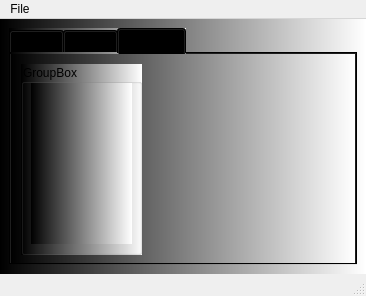
<?xml version="1.0" encoding="UTF-8"?>
<ui version="4.0">
 <class>MainWindow</class>
 <widget class="QMainWindow" name="MainWindow">
  <property name="geometry">
   <rect>
    <x>0</x>
    <y>0</y>
    <width>366</width>
    <height>296</height>
   </rect>
  </property>
  <property name="windowTitle">
   <string>MainWindow</string>
  </property>
  <widget class="QWidget" name="centralwidget">
   <property name="styleSheet">
    <string notr="true">background-color: qlineargradient(spread:pad, x1:0, y1:0, x2:1, y2:0, stop:0 rgba(0, 0, 0, 255), stop:1 rgba(255, 255, 255, 255));</string>
   </property>
   <layout class="QVBoxLayout" name="verticalLayout">
    <item>
     <widget class="QTabWidget" name="tabWidget">
      <property name="styleSheet">
       <string notr="true">background-color: qlineargradient(spread:pad, x1:0, y1:0, x2:1, y2:0, stop:0 rgba(0, 0, 0, 255), stop:1 rgba(255, 255, 255, 255));</string>
      </property>
      <property name="currentIndex">
       <number>2</number>
      </property>
      <widget class="QWidget" name="tab">
       <property name="styleSheet">
        <string notr="true">QWidget{
background-color: rgb(0, 0, 255);
}

QPushButton{
background-color: rgb(255, 255, 255);
}

QPushButton#pushButton_set_label{
background-color: rgb(255, 0, 255);
}
</string>
       </property>
       <attribute name="title">
        <string>Tab 1</string>
       </attribute>
       <widget class="QWidget" name="verticalLayoutWidget">
        <property name="geometry">
         <rect>
          <x>0</x>
          <y>0</y>
          <width>341</width>
          <height>201</height>
         </rect>
        </property>
        <layout class="QVBoxLayout" name="verticalLayout_2">
         <item>
          <widget class="QLabel" name="label">
           <property name="font">
            <font>
             <pointsize>18</pointsize>
            </font>
           </property>
           <property name="text">
            <string>TextLabel</string>
           </property>
           <property name="alignment">
            <set>Qt::AlignCenter</set>
           </property>
          </widget>
         </item>
         <item>
          <layout class="QHBoxLayout" name="horizontalLayout">
           <item>
            <widget class="QPushButton" name="pushButton_clear">
             <property name="text">
              <string>Clear label</string>
             </property>
            </widget>
           </item>
           <item>
            <widget class="QPushButton" name="pushButton_set_label">
             <property name="text">
              <string>Set label</string>
             </property>
            </widget>
           </item>
          </layout>
         </item>
        </layout>
       </widget>
      </widget>
      <widget class="QWidget" name="tab_2">
       <property name="autoFillBackground">
        <bool>false</bool>
       </property>
       <attribute name="title">
        <string>Tab 2</string>
       </attribute>
       <widget class="QPushButton" name="pushButton_convert">
        <property name="geometry">
         <rect>
          <x>260</x>
          <y>180</y>
          <width>75</width>
          <height>23</height>
         </rect>
        </property>
        <property name="styleSheet">
         <string notr="true">background-color: rgb(0, 170, 255);</string>
        </property>
        <property name="text">
         <string>Convert</string>
        </property>
       </widget>
       <widget class="QGroupBox" name="groupBox">
        <property name="geometry">
         <rect>
          <x>10</x>
          <y>69</y>
          <width>321</width>
          <height>101</height>
         </rect>
        </property>
        <property name="styleSheet">
         <string notr="true">background-color: rgb(255, 255, 255);</string>
        </property>
        <property name="title">
         <string>UI and PY conversions</string>
        </property>
        <widget class="QWidget" name="horizontalLayoutWidget">
         <property name="geometry">
          <rect>
           <x>0</x>
           <y>50</y>
           <width>321</width>
           <height>51</height>
          </rect>
         </property>
         <layout class="QHBoxLayout" name="horizontalLayout_2">
          <item>
           <widget class="QLabel" name="label_convert">
            <property name="text">
             <string>&lt;click radio button&gt;</string>
            </property>
           </widget>
          </item>
          <item>
           <widget class="QLineEdit" name="lineEdit"/>
          </item>
          <item>
           <widget class="QToolButton" name="toolButton">
            <property name="text">
             <string>...</string>
            </property>
           </widget>
          </item>
         </layout>
        </widget>
        <widget class="QRadioButton" name="radioButton_ui">
         <property name="geometry">
          <rect>
           <x>10</x>
           <y>20</y>
           <width>82</width>
           <height>17</height>
          </rect>
         </property>
         <property name="text">
          <string>UI to PY</string>
         </property>
        </widget>
        <widget class="QRadioButton" name="radioButton_exe">
         <property name="geometry">
          <rect>
           <x>120</x>
           <y>20</y>
           <width>82</width>
           <height>17</height>
          </rect>
         </property>
         <property name="text">
          <string>PY to EXE</string>
         </property>
        </widget>
       </widget>
      </widget>
      <widget class="QWidget" name="tab_3">
       <attribute name="title">
        <string>Network</string>
       </attribute>
       <widget class="QGroupBox" name="groupBox_2">
        <property name="geometry">
         <rect>
          <x>10</x>
          <y>10</y>
          <width>121</width>
          <height>191</height>
         </rect>
        </property>
        <property name="title">
         <string>GroupBox</string>
        </property>
        <widget class="QWidget" name="verticalLayoutWidget_2">
         <property name="geometry">
          <rect>
           <x>10</x>
           <y>19</y>
           <width>101</width>
           <height>161</height>
          </rect>
         </property>
         <layout class="QVBoxLayout" name="verticalLayout_4"/>
        </widget>
       </widget>
      </widget>
     </widget>
    </item>
   </layout>
  </widget>
  <widget class="QMenuBar" name="menubar">
   <property name="geometry">
    <rect>
     <x>0</x>
     <y>0</y>
     <width>366</width>
     <height>21</height>
    </rect>
   </property>
   <widget class="QMenu" name="menuFile">
    <property name="title">
     <string>File</string>
    </property>
    <addaction name="actionNew"/>
    <addaction name="separator"/>
    <addaction name="actionExit"/>
   </widget>
   <addaction name="menuFile"/>
  </widget>
  <widget class="QStatusBar" name="statusbar">
   <property name="statusTip">
    <string>Text displayed</string>
   </property>
  </widget>
  <action name="actionNew">
   <property name="icon">
    <iconset>
     <normaloff>../icons/new_icon.png</normaloff>../icons/new_icon.png</iconset>
   </property>
   <property name="text">
    <string>New</string>
   </property>
   <property name="statusTip">
    <string>New File</string>
   </property>
  </action>
  <action name="actionExit">
   <property name="icon">
    <iconset>
     <normaloff>../icons/exit_icon.png</normaloff>../icons/exit_icon.png</iconset>
   </property>
   <property name="text">
    <string>Exit</string>
   </property>
  </action>
 </widget>
 <resources/>
 <connections/>
 <slots>
  <slot>slot1()</slot>
 </slots>
</ui>
